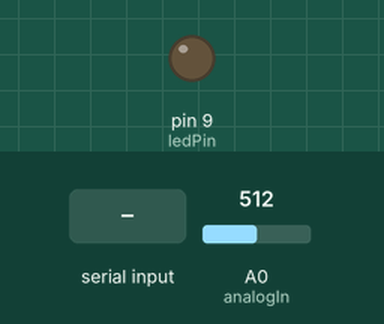
The sketch below on a simulated Arduino Uno, built with avr-gcc and run on an emulated ATmega328P. Shown: output pins drawn as LEDs (lit = HIGH). Inputs (shaded band) come from the test bench; at power-on: A0 (analogIn) = 512. What the sketch prints to the serial monitor is not drawn.

Above: at 1.2 s.
1.3 s: "H" received over Serial
At 2.4 s:
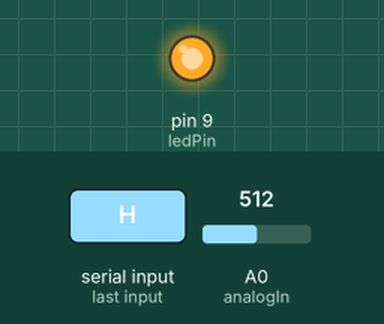
2.8 s: "L" received over Serial
At 3.4 s:
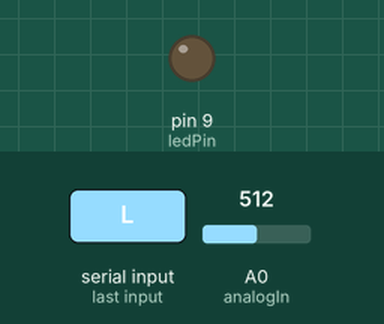
Timing chart, 0 to 5.8 s (numbered marks = the images above; inputs shaded):
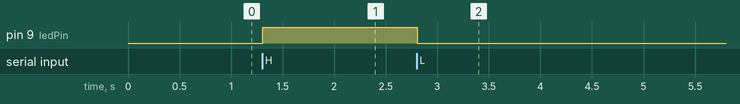

The sketch:

Villier_Hardware_2.ino
```cpp
//Author: Alex Villier
//Date:   4/13/2020
//YouTube Showcase: https://youtu.be/FcSVwJGyyis

const int ledPin = 9;
const int analogIn = A0;
int incomingByte;
int joystickValue = 0;
int outputValue = 0;

void setup() {
  // put your setup code here, to run once:
  Serial.begin(9600);
  pinMode(ledPin, OUTPUT);
}

void loop() {
  // put your main code here, to run repeatedly:
  if(Serial.available() > 0){
    incomingByte = Serial.read();

    //If H, LED on
    if(incomingByte == 72){
      digitalWrite(ledPin, HIGH);
    }
    //Else if L, LED off
    else if(incomingByte == 76){
      digitalWrite(ledPin, LOW);
    }

  }

  joystickValue = analogRead(analogIn);
  outputValue = map(joystickValue, 0, 1023, 0, 360);
  Serial.println(outputValue);
}
```

Measured:
- after the input at 1.3 s, pin 9 (ledPin): LOW → HIGH at once
- after the input at 2.8 s, pin 9 (ledPin): HIGH → LOW at once
